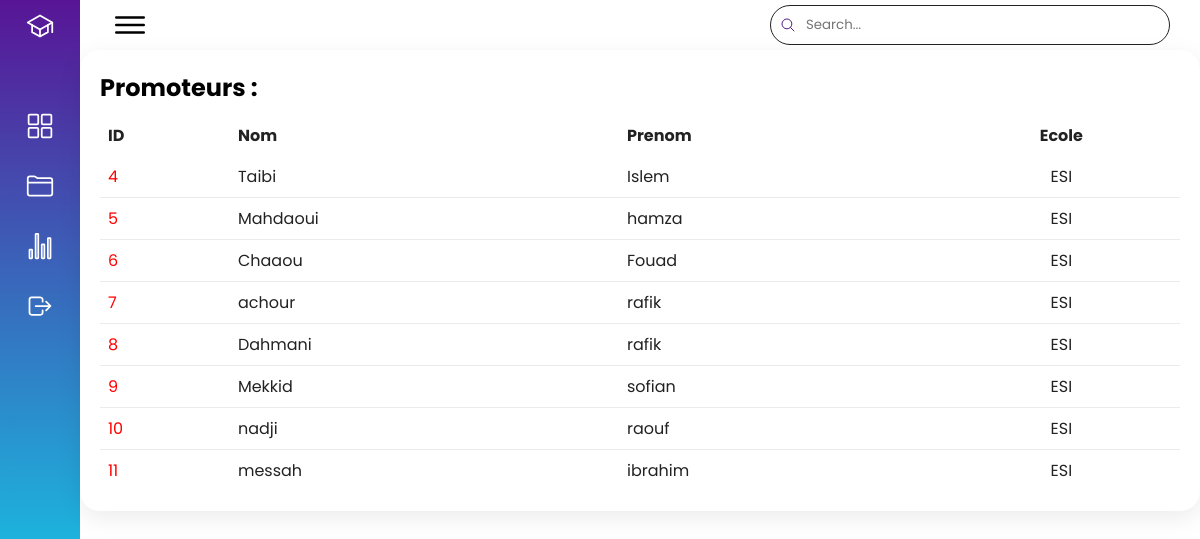
Screenshot of /promoteurs/ with the database file from the repository.
### base/models.py (models this page shows, shortened)
class Promoteur(models.Model):
      nom = models.CharField(max_length=40)
      prenom = models.CharField(max_length=40)
      encadreurs = models.ManyToManyField(Encadreur,through='FicheEvaluation')

### base/views.py (the view)
# urls.py: path('promoteurs/',views.promoteurs,name="promoteurs-list"),
def promoteurs(request):
    promoteurs = Promoteur.objects.all()
    context = {'promoteurs' : promoteurs}
    return render(request,'promoteurs.html',context)

### base/templates/base/promoteurs.html (shortened to what this page needs)
{% load static %}
<!DOCTYPE html>
<html lang="en">
<head>
    <link rel="stylesheet" type="text/css" href="{% static 'styles/etudiant.css' %}">
</head>
<body>
    <div class="container">
        {% include 'side_bar.html' %}
        <div class="main">
            <div class="topbar">
                <div class="toggle">
                    <ion-icon name="menu-outline"></ion-icon>
                </div>
                <div class="search">
                    <form action="{% url 'groupes-list' %}" method="GET">
                        <label>
                           <input type="text" name="q" placeholder="Search...">
                           <a href=""><ion-icon name="search-outline"></ion-icon></a>
                      </label>
                    </form>
                </div>
            </div>
            <div class="etudiants">
                <div class="cardHeader">
                    <h2>Promoteurs :</h2>
                </div>
                <table>
                    <thead>
                        <td>ID</td>
                        <td>Nom</td>
                        <td>Prenom</td>
                        <td>Ecole</td>
                    </thead>
                    <tbody>
                        {% for promoteur in promoteurs %}
                        <tr>
                            <td><a href="{% url 'promoteur-profile' promoteur.id %}">{{promoteur.id}}</a></td>
                            <td>{{promoteur.nom}}</td>
                            <td>{{promoteur.prenom}}</td>
                            <td>ESI</td>
                        </tr>
                        {% endfor %}
                    </tbody>
                </table>
            </div>
        </div>
    </div>
</body>
</html>

### base/templates/base/side_bar.html (shortened to what this page needs)
<!DOCTYPE html>
<html lang="en">
<head>
</head>
<body>
    <div class="navigation">
        <ul>
            <li>
                <a href="{% url 'home' %}">
                    <span class="icon"><ion-icon name="school-outline"></ion-icon></span>
                    <span class="title">ESI</span>
                </a>
            </li>
            <li>
                <a href="{% url 'home' %}">
                    <span class="icon"><ion-icon name="grid-outline"></ion-icon></span>
                    <span class="title">Dashboard</span>
                </a>
            </li>
            <li>
                <a href="{% url 'gestionaire' %}">
                    <span class="icon"><ion-icon name="folder-outline"></ion-icon></ion-icon></span>
                    <span class="title">Gestionnaire</span>
                </a>
            </li>
            <li>
                <a href="{% url 'liste-statistiques' %}">
                    <span class="icon"><ion-icon name="stats-chart-outline"></ion-icon></span>
                    <span class="title">Statistiques</span>
                </a>
            </li>
            <li>
                <a href="login.html">
                    <span class="icon"><ion-icon name="log-out-outline"></ion-icon></span>
                    <span class="title">Deconnecter</span>
                </a>
            </li>
        </ul>
    </div>
</body>
</html>

### static/styles/etudiant.css (style rules this page uses)
* { margin: 0; padding: 0; box-sizing: border-box; font-family: "Poppins"; }
:root { --blue: #4E26E2; --blue2: #0058B3; --white: #fff; --grey: #f5f5f5; --black1: #222; --black: #999; }
body { min-height: 100vh; overflow-x: hidden; }
.container { position: relative; width: 100%; }
.navigation { position: fixed; width: 80px; height: 100%; background: linear-gradient(to bottom, #581596, aqua); background: -webkit-linear-gradient(to bottom, #581596, aquamarine); border-left-style: solid; border-left-width: 10px; border-image: linear-gradient(to bottom, #581596, aqua); ; transition: 0.5s; overflow: hidden; }
.navigation ul { position: absolute; top: 0; left: 0; width: 100%; }
.navigation ul li { position: relative; width: 100%; list-style-type: none; border-bottom-left-radius: 30px; }
.navigation ul li:nth-child(1) { margin-bottom: 40px; pointer-events: none; }
.navigation ul li a { position: relative; display: block; width: 100%; display: flex; text-decoration: none; color: var(--white); }
.navigation ul li a .icon { position: relative; display: block; min-width: 60px; height: 60px; line-height: 70px; text-align: center; }
.navigation ul li a .icon ion-icon { font-size: 1.75em; }
.navigation ul li a .title { position: relative; display: block; padding: 0 10px; height: 60px; line-height: 60px; text-align: start; white-space: nowrap; }
.main { position: absolute; width: calc(100% - 80px); left: 80px; min-height: 100vh; background-color: var(--white); transition: 0.5s; }
.topbar { width: 100%; height: 50px; display: flex; justify-content: space-between; align-items: center; padding: 0 20px; }
.toggle { position: relative; width: 60px; height: 60px; display: flex; justify-content: center; align-items: center; font-size: 2.5em; cursor: pointer; }
.search { position: relative; width: 400px; margin: 0 10px; }
.search label { position: relative; width: 100%; }
.search label input { width: 100%; height: 40px; border-radius: 40px; padding: 5px 20px; padding-left: 35px; outline: none; border: 1px solid var(--black1); }
.search label ion-icon { position: absolute; top: 5px; left: 10px; font: 1.2em; }
.etudiants { position: relative; display: grid; min-height: 350px; background: var(--white); padding: 20px; box-shadow: 0 7px 25px rgba(0, 0, 0, 0.08); border-radius: 20px; }
.etudiants table { width: 100%; border-collapse: collapse; margin-top: 10px; }
.etudiants table thead td { font-weight: bold; }
.etudiants table tr { color: var(--black1); border-bottom: 1px solid rgba(0, 0, 0, 0.08); }
.etudiants table tr:last-child { border-bottom: none; }
.etudiants table tr td { padding: 8px; }
.etudiants table tr td:last-child { text-align: center; }
.etudiants table a { text-decoration: none; color: red; }

### rows the page displays
Promoteur: id "4", nom "Taibi", prenom "Islem"
Promoteur: id "5", nom "Mahdaoui", prenom "hamza"
Promoteur: id "6", nom "Chaaou", prenom "Fouad"
Promoteur: id "7", nom "achour", prenom "rafik"
Promoteur: id "8", nom "Dahmani", prenom "rafik"
Promoteur: id "9", nom "Mekkid", prenom "sofian"
Promoteur: id "10", nom "nadji", prenom "raouf"
Promoteur: id "11", nom "messah", prenom "ibrahim"
